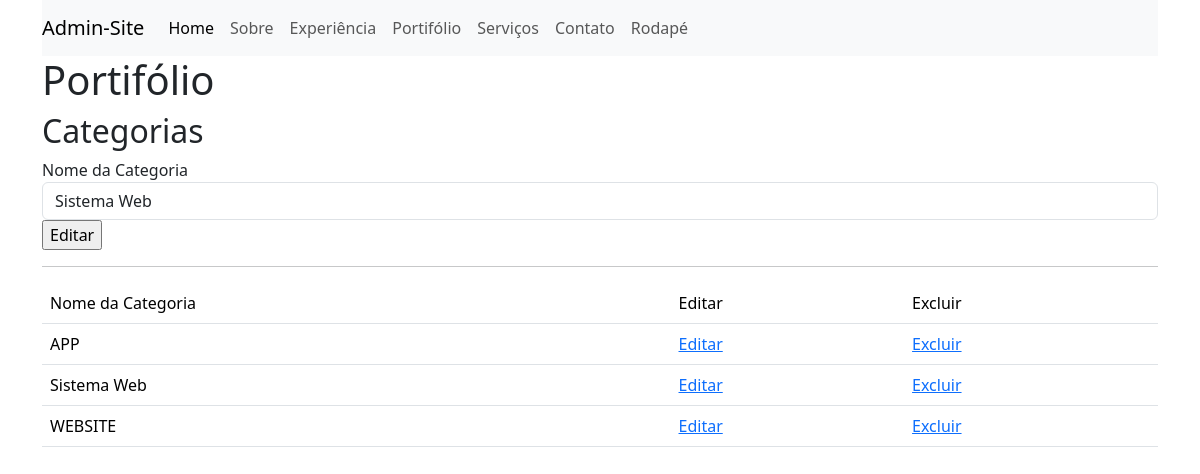
Page /admin/home.php?pg=portfolio&acao=editar&id=3 (signed in) on the committed database.
### tables this page shows
CREATE TABLE `categorias` (
  `id` int(10) unsigned NOT NULL AUTO_INCREMENT,
  `nome` varchar(50) DEFAULT NULL,
  PRIMARY KEY (`id`)
);

### admin/connect.php (called while the page is built, shortened)
<?php
class connect
{
  function selectFor($sql)
  {
    try {
      $cnx = new PDO('mysql:host=' . HOST . ';dbname=' . DB . '', USER, PASS, array(PDO::MYSQL_ATTR_INIT_COMMAND => "SET NAMES utf8"));
      $con = $cnx->prepare($sql);
      $con->execute();
      return $con->fetchAll(PDO::FETCH_ASSOC);
    } catch (PDOException $e) {
      echo "Ops! desculpe,  algo deu errado, por favor tente mais tarde:<br>";
      echo "<br>";
      echo $e->getMessage();
      exit;
    }
  }
}

### admin/pg/portfolio.php (the view, shortened to what this page needs)
<h1>Portifólio</h1>
<h2>Categorias</h2>
<?php if (isset($_GET['acao']) && $_GET['acao'] == 'editar' && isset($_GET['id'])): ?>
    <?php
    $id = $_GET['id'];
    $categoria = $sql->selectFor("SELECT * FROM categorias WHERE id = $id")[0];
    ?>
    <form class="form-group" method="post">
        <label for="nomeCateg">Nome da Categoria</label>
        <input class="form-control" type="text" name="nomeCateg" id="nomeCateg" value="<?php echo $categoria['nome']; ?>" required>
        <input type="submit" name="editarCategoria" value="Editar">
    </form>
<?php endif; ?>
<hr>
<table class="table table-stripped">
    <tr>
        <td>Nome da Categoria</td>
        <td>Editar</td>
        <td>Excluir</td>
    </tr>
    <?php
    $categ = $sql->selectFor("SELECT * FROM categorias ORDER BY nome ASC");
    foreach ($categ as $v) {
        echo "<tr>
                <td>{$v['nome']}</td>
                <td>
                <a href=\"home.php?pg=portfolio&acao=editar&id={$v['id']}\">Editar</a>
                </td>
                <td>
                <a href=\"home.php?pg=portfolio&acao=excluir&id={$v['id']}\" onclick=\"return confirm('Tem certeza que deseja excluir a categoria?');\">Excluir</a>
                </td>
            </tr>";
    }
    ?>
</table>

### rows in the picture
categorias: nomeCateg "Sistema Web", nome "Sistema Web"
categorias: nome "APP"
categorias: nome "WEBSITE"
